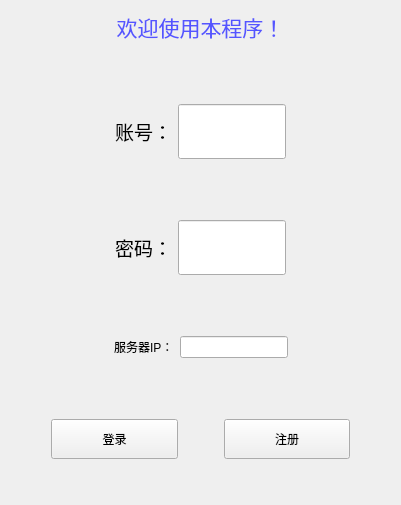
<?xml version="1.0" encoding="UTF-8"?>
<ui version="4.0">
 <class>login</class>
 <widget class="QWidget" name="login">
  <property name="geometry">
   <rect>
    <x>0</x>
    <y>0</y>
    <width>401</width>
    <height>505</height>
   </rect>
  </property>
  <property name="windowTitle">
   <string>登录</string>
  </property>
  <property name="accessibleName">
   <string/>
  </property>
  <property name="layoutDirection">
   <enum>Qt::LeftToRight</enum>
  </property>
  <layout class="QVBoxLayout" name="verticalLayout">
   <item>
    <layout class="QHBoxLayout" name="horizontalLayout_4">
     <item>
      <widget class="QLabel" name="label_welcome">
       <property name="sizePolicy">
        <sizepolicy hsizetype="Preferred" vsizetype="Preferred">
         <horstretch>0</horstretch>
         <verstretch>1</verstretch>
        </sizepolicy>
       </property>
       <property name="text">
        <string>&lt;html&gt;&lt;head/&gt;&lt;body&gt;&lt;p align=&quot;center&quot;&gt;&lt;span style=&quot; font-size:16pt; color:#5555ff;&quot;&gt;欢迎使用本程序！&lt;/span&gt;&lt;/p&gt;&lt;/body&gt;&lt;/html&gt;</string>
       </property>
       <property name="alignment">
        <set>Qt::AlignCenter</set>
       </property>
      </widget>
     </item>
    </layout>
   </item>
   <item>
    <spacer name="verticalSpacer">
     <property name="orientation">
      <enum>Qt::Vertical</enum>
     </property>
     <property name="sizeHint" stdset="0">
      <size>
       <width>20</width>
       <height>30</height>
      </size>
     </property>
    </spacer>
   </item>
   <item>
    <layout class="QHBoxLayout" name="horizontalLayout">
     <property name="sizeConstraint">
      <enum>QLayout::SetDefaultConstraint</enum>
     </property>
     <property name="topMargin">
      <number>0</number>
     </property>
     <item>
      <spacer name="horizontalSpacer_7">
       <property name="orientation">
        <enum>Qt::Horizontal</enum>
       </property>
       <property name="sizeHint" stdset="0">
        <size>
         <width>40</width>
         <height>20</height>
        </size>
       </property>
      </spacer>
     </item>
     <item>
      <widget class="QLabel" name="label_acconut">
       <property name="sizePolicy">
        <sizepolicy hsizetype="Preferred" vsizetype="Preferred">
         <horstretch>0</horstretch>
         <verstretch>0</verstretch>
        </sizepolicy>
       </property>
       <property name="text">
        <string>&lt;html&gt;&lt;head/&gt;&lt;body&gt;&lt;p&gt;&lt;span style=&quot; font-size:14pt;&quot;&gt;账号：&lt;/span&gt;&lt;/p&gt;&lt;/body&gt;&lt;/html&gt;</string>
       </property>
      </widget>
     </item>
     <item>
      <widget class="QLineEdit" name="lineEdit_account">
       <property name="sizePolicy">
        <sizepolicy hsizetype="Expanding" vsizetype="Expanding">
         <horstretch>0</horstretch>
         <verstretch>0</verstretch>
        </sizepolicy>
       </property>
      </widget>
     </item>
     <item>
      <spacer name="horizontalSpacer_4">
       <property name="orientation">
        <enum>Qt::Horizontal</enum>
       </property>
       <property name="sizeHint" stdset="0">
        <size>
         <width>40</width>
         <height>20</height>
        </size>
       </property>
      </spacer>
     </item>
    </layout>
   </item>
   <item>
    <spacer name="verticalSpacer_2">
     <property name="orientation">
      <enum>Qt::Vertical</enum>
     </property>
     <property name="sizeHint" stdset="0">
      <size>
       <width>20</width>
       <height>30</height>
      </size>
     </property>
    </spacer>
   </item>
   <item>
    <layout class="QHBoxLayout" name="horizontalLayout_2">
     <item>
      <spacer name="horizontalSpacer_6">
       <property name="orientation">
        <enum>Qt::Horizontal</enum>
       </property>
       <property name="sizeHint" stdset="0">
        <size>
         <width>40</width>
         <height>20</height>
        </size>
       </property>
      </spacer>
     </item>
     <item>
      <widget class="QLabel" name="label_password">
       <property name="text">
        <string>&lt;html&gt;&lt;head/&gt;&lt;body&gt;&lt;p&gt;&lt;span style=&quot; font-size:14pt;&quot;&gt;密码：&lt;/span&gt;&lt;/p&gt;&lt;/body&gt;&lt;/html&gt;</string>
       </property>
      </widget>
     </item>
     <item>
      <widget class="QLineEdit" name="lineEdit_password">
       <property name="sizePolicy">
        <sizepolicy hsizetype="Expanding" vsizetype="Expanding">
         <horstretch>0</horstretch>
         <verstretch>1</verstretch>
        </sizepolicy>
       </property>
       <property name="echoMode">
        <enum>QLineEdit::Password</enum>
       </property>
      </widget>
     </item>
     <item>
      <spacer name="horizontalSpacer_5">
       <property name="orientation">
        <enum>Qt::Horizontal</enum>
       </property>
       <property name="sizeHint" stdset="0">
        <size>
         <width>40</width>
         <height>20</height>
        </size>
       </property>
      </spacer>
     </item>
    </layout>
   </item>
   <item>
    <spacer name="verticalSpacer_4">
     <property name="orientation">
      <enum>Qt::Vertical</enum>
     </property>
     <property name="sizeHint" stdset="0">
      <size>
       <width>20</width>
       <height>40</height>
      </size>
     </property>
    </spacer>
   </item>
   <item>
    <layout class="QHBoxLayout" name="horizontalLayout_5">
     <item>
      <spacer name="horizontalSpacer_8">
       <property name="orientation">
        <enum>Qt::Horizontal</enum>
       </property>
       <property name="sizeHint" stdset="0">
        <size>
         <width>40</width>
         <height>20</height>
        </size>
       </property>
      </spacer>
     </item>
     <item>
      <widget class="QLabel" name="label_IP">
       <property name="text">
        <string>服务器IP：</string>
       </property>
      </widget>
     </item>
     <item>
      <widget class="QLineEdit" name="lineEdit_IP"/>
     </item>
     <item>
      <spacer name="horizontalSpacer_9">
       <property name="orientation">
        <enum>Qt::Horizontal</enum>
       </property>
       <property name="sizeHint" stdset="0">
        <size>
         <width>40</width>
         <height>20</height>
        </size>
       </property>
      </spacer>
     </item>
    </layout>
   </item>
   <item>
    <spacer name="verticalSpacer_3">
     <property name="orientation">
      <enum>Qt::Vertical</enum>
     </property>
     <property name="sizeHint" stdset="0">
      <size>
       <width>20</width>
       <height>30</height>
      </size>
     </property>
    </spacer>
   </item>
   <item>
    <layout class="QHBoxLayout" name="horizontalLayout_3">
     <property name="bottomMargin">
      <number>15</number>
     </property>
     <item>
      <spacer name="horizontalSpacer_2">
       <property name="orientation">
        <enum>Qt::Horizontal</enum>
       </property>
       <property name="sizeHint" stdset="0">
        <size>
         <width>40</width>
         <height>20</height>
        </size>
       </property>
      </spacer>
     </item>
     <item>
      <widget class="QPushButton" name="pushButton_login">
       <property name="sizePolicy">
        <sizepolicy hsizetype="Minimum" vsizetype="Expanding">
         <horstretch>1</horstretch>
         <verstretch>1</verstretch>
        </sizepolicy>
       </property>
       <property name="text">
        <string>登录</string>
       </property>
       <property name="shortcut">
        <string>Return</string>
       </property>
      </widget>
     </item>
     <item>
      <spacer name="horizontalSpacer">
       <property name="orientation">
        <enum>Qt::Horizontal</enum>
       </property>
       <property name="sizeHint" stdset="0">
        <size>
         <width>40</width>
         <height>20</height>
        </size>
       </property>
      </spacer>
     </item>
     <item>
      <widget class="QPushButton" name="pushButton_register">
       <property name="sizePolicy">
        <sizepolicy hsizetype="Minimum" vsizetype="Minimum">
         <horstretch>1</horstretch>
         <verstretch>1</verstretch>
        </sizepolicy>
       </property>
       <property name="text">
        <string>注册</string>
       </property>
      </widget>
     </item>
     <item>
      <spacer name="horizontalSpacer_3">
       <property name="orientation">
        <enum>Qt::Horizontal</enum>
       </property>
       <property name="sizeHint" stdset="0">
        <size>
         <width>40</width>
         <height>20</height>
        </size>
       </property>
      </spacer>
     </item>
    </layout>
   </item>
   <item>
    <widget class="QLabel" name="label_loginFailed">
     <property name="palette">
      <palette>
       <active>
        <colorrole role="WindowText">
         <brush brushstyle="SolidPattern">
          <color alpha="255">
           <red>255</red>
           <green>0</green>
           <blue>0</blue>
          </color>
         </brush>
        </colorrole>
       </active>
       <inactive>
        <colorrole role="WindowText">
         <brush brushstyle="SolidPattern">
          <color alpha="255">
           <red>255</red>
           <green>0</green>
           <blue>0</blue>
          </color>
         </brush>
        </colorrole>
       </inactive>
       <disabled>
        <colorrole role="WindowText">
         <brush brushstyle="SolidPattern">
          <color alpha="255">
           <red>120</red>
           <green>120</green>
           <blue>120</blue>
          </color>
         </brush>
        </colorrole>
       </disabled>
      </palette>
     </property>
     <property name="text">
      <string/>
     </property>
     <property name="wordWrap">
      <bool>false</bool>
     </property>
    </widget>
   </item>
  </layout>
 </widget>
 <resources/>
 <connections/>
</ui>
